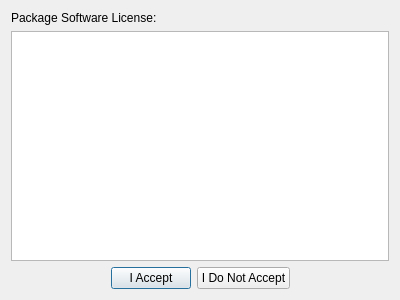
<ui version="4.0" >
 <comment>This file is part of the xTuple ERP: PostBooks Edition, a free and
open source Enterprise Resource Planning software suite,
Copyright (c) 1999-2010 by OpenMFG LLC, d/b/a xTuple.
It is licensed to you under the Common Public Attribution License
version 1.0, the full text of which (including xTuple-specific Exhibits)
is available at www.xtuple.com/CPAL.  By using this software, you agree
to be bound by its terms.</comment>
 <class>LicenseWindow</class>
 <widget class="QDialog" name="LicenseWindow" >
  <property name="geometry" >
   <rect>
    <x>0</x>
    <y>0</y>
    <width>400</width>
    <height>300</height>
   </rect>
  </property>
  <property name="windowTitle" >
   <string>Dialog</string>
  </property>
  <layout class="QVBoxLayout" >
   <item>
    <widget class="QLabel" name="_licenseLit" >
     <property name="text" >
      <string>Package Software License:</string>
     </property>
    </widget>
   </item>
   <item>
    <widget class="QTextEdit" name="_license" >
     <property name="readOnly" >
      <bool>true</bool>
     </property>
    </widget>
   </item>
   <item>
    <layout class="QHBoxLayout" >
     <item>
      <spacer>
       <property name="orientation" >
        <enum>Qt::Horizontal</enum>
       </property>
       <property name="sizeHint" >
        <size>
         <width>40</width>
         <height>20</height>
        </size>
       </property>
      </spacer>
     </item>
     <item>
      <widget class="QPushButton" name="_accept" >
       <property name="text" >
        <string>I Accept</string>
       </property>
      </widget>
     </item>
     <item>
      <widget class="QPushButton" name="_reject" >
       <property name="text" >
        <string>I Do Not Accept</string>
       </property>
      </widget>
     </item>
     <item>
      <spacer>
       <property name="orientation" >
        <enum>Qt::Horizontal</enum>
       </property>
       <property name="sizeHint" >
        <size>
         <width>40</width>
         <height>20</height>
        </size>
       </property>
      </spacer>
     </item>
    </layout>
   </item>
  </layout>
 </widget>
 <resources/>
 <connections>
  <connection>
   <sender>_accept</sender>
   <signal>clicked()</signal>
   <receiver>LicenseWindow</receiver>
   <slot>accept()</slot>
   <hints>
    <hint type="sourcelabel" >
     <x>97</x>
     <y>263</y>
    </hint>
    <hint type="destinationlabel" >
     <x>40</x>
     <y>270</y>
    </hint>
   </hints>
  </connection>
  <connection>
   <sender>_reject</sender>
   <signal>clicked()</signal>
   <receiver>LicenseWindow</receiver>
   <slot>reject()</slot>
   <hints>
    <hint type="sourcelabel" >
     <x>275</x>
     <y>260</y>
    </hint>
    <hint type="destinationlabel" >
     <x>353</x>
     <y>266</y>
    </hint>
   </hints>
  </connection>
 </connections>
</ui>
